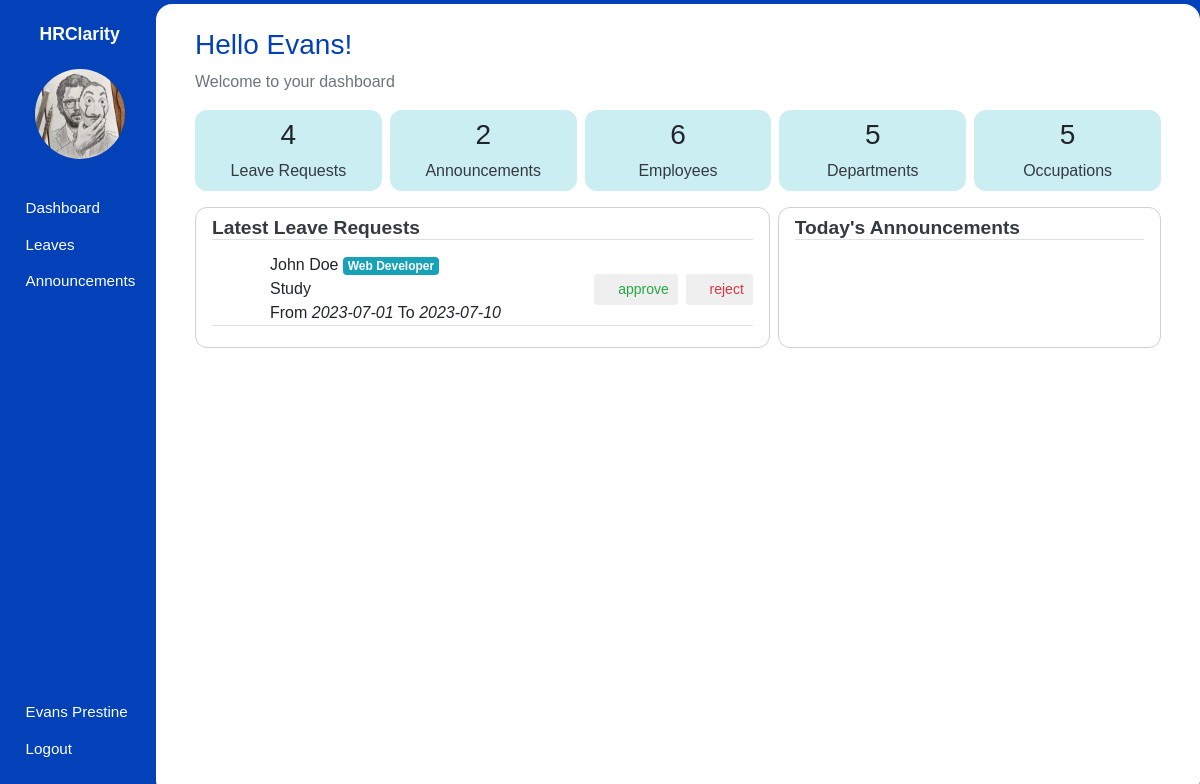
/admin/dashboard (signed in), run on an earlier commit of the app's database.
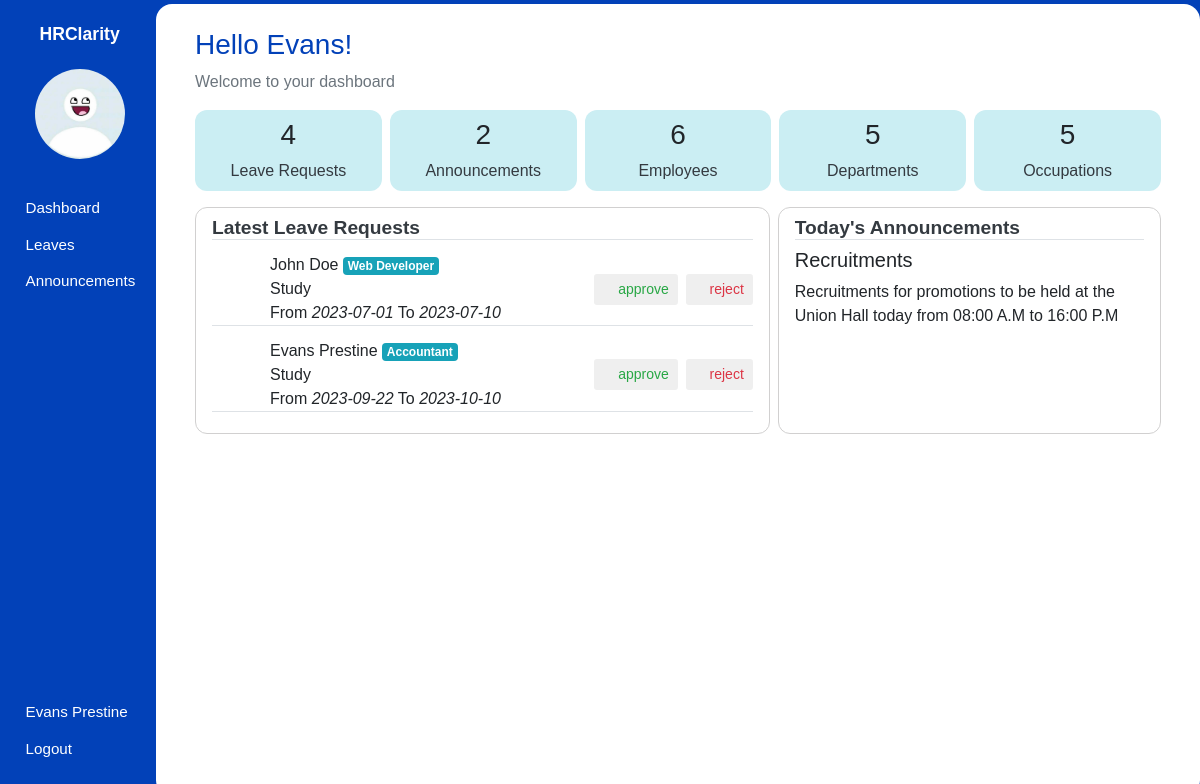
And on a later commit of the database.
### hrms/models.py (models this page shows, shortened)
class User(db.Model, UserMixin):
    id = db.Column(db.Integer, primary_key=True)
    first_name = db.Column(db.String(80), nullable=False)
    last_name = db.Column(db.String(120), nullable=False)
    dob = db.Column(db.Date, nullable=False)
    gender = db.Column(db.String(7), nullable=False)
    email_address = db.Column(db.String(120), nullable=False)
    phone_number = db.Column(db.String(20), nullable=False)
    national_id = db.Column(db.Integer, nullable=False)
    user_level = db.Column(db.Integer, nullable=False, default=1)
    user_type = db.Column(db.String(10), nullable=False, default='employee')
    password = db.Column(db.String(60), nullable=False)
    image_file = db.Column(db.String(20), nullable=False, default='default.jpg')
    leaves = db.relationship('Leave')
    occupation_id = db.Column(db.Integer, db.ForeignKey('occupation.id'), nullable=False)

class Leave(db.Model):
    id = db.Column(db.Integer, primary_key=True)
    leave_type = db.Column(db.String(40), nullable=False)
    from_date = db.Column(db.Date)
    to_date = db.Column(db.Date)
    status = db.Column(db.String(12), default='pending')
    created_at = db.Column(db.DateTime, default=datetime.utcnow)
    employee_id = db.Column(db.Integer, db.ForeignKey('user.id'), nullable=False)

class Occupation(db.Model):
    id = db.Column(db.Integer, primary_key=True)
    name = db.Column(db.String(100), nullable=False)
    department_id = db.Column(db.Integer, db.ForeignKey('department.id'), nullable=False)
    employees = db.relationship('User', backref='occupation', lazy=True)

class Announcement(db.Model):
    id = db.Column(db.Integer, primary_key=True)
    title = db.Column(db.String(80), nullable=False)
    content = db.Column(db.Text, nullable=False)
    created_at = db.Column(db.DateTime, default=datetime.utcnow)
    ends_at = db.Column(db.Date)

### hrms/hrm/routes.py (the view)
@admin.route('/admin/dashboard')
@login_required
def admin_dashboard():
    employees_count = User.query.filter(User.user_level == 1).count()
    departments_count = Department.query.count()
    occupations_count = Occupation.query.count()
    today = datetime.now().date()
    announcements = Announcement.query.filter(Announcement.ends_at >= today).order_by(Announcement.ends_at.asc()).all()
    announcements_count = Announcement.query.count()
    latest_pending_leaves = db.session.query(Leave, User).join(User).filter(Leave.status == 'pending').order_by(Leave.created_at.desc()).limit(4).all()
    leaves_count = Leave.query.count()
    return render_template('admin/dashboard.html', page_title='Admin Dashboard', employees_count=employees_count, departments_count=departments_count, occupations_count=occupations_count, announcements=announcements, announcements_count=announcements_count,latest_pending_leaves=latest_pending_leaves, leaves_count=leaves_count, user=current_user)

### hrms/models.py (called while the page is built)
@login_manager.user_loader
def load_user(user_id):
    user = User.query.filter_by(id=user_id).first()
    return user

### hrms/templates/admin/dashboard.html (shortened to what this page needs)
{% extends 'main_layout.html' %} {% block body %}
<section class="app">
  {% include "aside.html" %}
  <main class="Dashboard">
    <div class="main_container container-fluid-fluid dashboard_wrapper p-4">
      <div class="hero container">
        <div class="text">
          <h3>Hello {{ user.first_name }}!</h3>
          <p class="text-secondary">Welcome to your dashboard</p>
        </div>
      </div>
      <div class="container stats">
        <div class="stat">
          <h3>{{ leaves_count }}</h3>
          <a href="{{ url_for('leaves.admin_view_leaves') }}" class="text-dark"
            >Leave Requests</a
          >
        </div>
        <div class="stat">
          <h3>{{ announcements_count }}</h3>
          <a
            href="{{ url_for('announcements.view_announcements') }}"
            class="text-dark"
            >Announcements</a
          >
        </div>
        <div class="stat">
          <h3>{{ employees_count }}</h3>
          <a href="{{ url_for('admin.employees') }}" class="text-dark"
            >Employees</a
          >
        </div>
        <div class="stat">
          <h3>{{ departments_count }}</h3>
          <a href="{{ url_for('organization.departments') }}" class="text-dark"
            >Departments</a
          >
        </div>
        <div class="stat">
          <h3>{{ occupations_count }}</h3>
          <a href="{{ url_for('organization.occupations') }}" class="text-dark"
            >Occupations</a
          >
        </div>
      </div>
      <div class="container updates">
        <div class="update">
            <a href="{{ url_for('leaves.admin_view_leaves') }}" class="text-dark">
                <h2 class="border-bottom">Latest Leave Requests</h2>
            </a>
            {% for leave, employee in latest_pending_leaves %}
            <div class="leaves border-bottom">
                <div class="info">
                    <div class="text">
                        <span class="names">{{ employee.first_name }} {{ employee.last_name }} <span class="badge badge-info">{{ employee.occupation.name }}</span></span>
                        <span>{{ leave.leave_type }}</span>
                        <span>From <i>{{ leave.from_date }}</i> To <i>{{ leave.to_date }}</i></span>
                    </div>
                </div>
                <div class="actions">
                    <form
                      action="{{ url_for('leaves.request_approval', leave_id=leave.id, status='approved') }}"
                      method="post"
                    >
                      <button type="submit" class="btn btn-sm text-success">
                        <span class="icon icon-check text-success"></span>
                        approve
                      </button>
                    </form>
                    <form
                      action="{{ url_for('leaves.request_approval', leave_id=leave.id, status='rejected') }}"
                      method="post"
                    >
                      <button type="submit" class="btn btn-sm text-danger">
                        <span class="icon icon-cancel text-danger"></span>
                        reject
                      </button>
                    </form>
                </div>
            </div>
            {% endfor %}
        </div>
        <div class="update">
            <a href="{{ url_for('announcements.view_announcements') }}" class="text-dark">
                <h2 class="border-bottom">Today's Announcements</h2>
            </a>
            {% for announcement in announcements %}
            <div class="announcements">
                <h5>{{ announcement.title }}</h5>
                <p>{{ announcement.content  }}</p>
            </div>
            {% endfor %}
        </div>
      </div>
    </div>
  </main>
</section>
{% endblock body %}

### hrms/templates/aside.html (shortened to what this page needs)
<aside>
  <h1 class="mt-3">HRClarity</h1>
  <div class="container text-center mt-4">
    <img src="{{ url_for('static', filename='images/profile_pictures/' ~ current_user.image_file ) }}" alt="Employee" class="rounded-circle" width="90" height="90" />
  </div>
  <div class="links">
    <ul>
      {% if current_user.user_level == 1 %}
        <li>
            <a href="{{ url_for('employee.employee_dashboard') }}">
                <span class="icon icon-home"></span>
                <span>Dashboard</span>
            </a>
        </li>
        <li>
            <a href="{{ url_for('leaves.employee_view_leaves') }}">
                <span class="icon icon-car"></span>
                <span>Leaves</span>
            </a>
        </li>
        <li>
            <a href="{{ url_for('announcements.employee_view_announcements') }}">
                <span class="icon icon-speaker"></span>
                <span>Announcements</span>
            </a>
        </li>
      {% endif %}
    </ul>
    <ul>
      <li>
        <a href="{{ url_for('user.profile_settings', employee_id=current_user.id) }}">
            <span class="icon icon-user"></span>
            <span>{{ user.first_name }} {{ user.last_name }}</span>
        </a>
      </li>
      <li>
        <a href="{{ url_for('user.logout') }}">
            <span class="icon icon-power-off"></span>
            <span>Logout</span>
        </a>
      </li>
    </ul>
  </div>
</aside>

What changed in the data, as far as the page shows it:
changed User "Evans": image_file: picture removed, a placeholder shows
now on this page (row edited): Leave: first_name "Evans", last_name "Prestine", occupation.name "Accountant", leave_type "Study", from_date "2023-09-22", to_date "2023-10-10"
now on this page (row edited): Announcement: title "Recruitments", content "Recruitments for promotions to be held at the Union Hall today from 08:00 A.M to 16:00 P.M"
